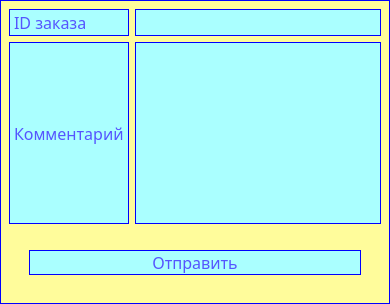
<?xml version="1.0" encoding="UTF-8"?>
<ui version="4.0">
 <class>CommentWindow</class>
 <widget class="QMainWindow" name="CommentWindow">
  <property name="geometry">
   <rect>
    <x>0</x>
    <y>0</y>
    <width>390</width>
    <height>304</height>
   </rect>
  </property>
  <property name="windowTitle">
   <string>Окно комментария</string>
  </property>
  <property name="styleSheet">
   <string notr="true">background-color: rgb(255, 252, 155);
border: 1px solid blue;
font: 63 12pt Lucida Sans;
color: rgb(85, 85, 255);</string>
  </property>
  <widget class="QWidget" name="centralwidget">
   <layout class="QGridLayout" name="gridLayout">
    <item row="1" column="1">
     <widget class="QTextEdit" name="comment">
      <property name="styleSheet">
       <string notr="true">background-color: rgb(170, 255, 255);</string>
      </property>
     </widget>
    </item>
    <item row="0" column="0">
     <widget class="QLabel" name="ID_label">
      <property name="styleSheet">
       <string notr="true">background-color: rgb(170, 255, 255);</string>
      </property>
      <property name="text">
       <string>ID заказа</string>
      </property>
     </widget>
    </item>
    <item row="0" column="1">
     <widget class="QLineEdit" name="id">
      <property name="styleSheet">
       <string notr="true">background-color: rgb(170, 255, 255);</string>
      </property>
     </widget>
    </item>
    <item row="1" column="0">
     <widget class="QLabel" name="comment_label">
      <property name="styleSheet">
       <string notr="true">background-color: rgb(170, 255, 255);</string>
      </property>
      <property name="text">
       <string>Комментарий</string>
      </property>
     </widget>
    </item>
    <item row="2" column="0" colspan="2">
     <widget class="QPushButton" name="send_comment">
      <property name="styleSheet">
       <string notr="true">background-color: rgb(170, 255, 255);
margin: 20px;</string>
      </property>
      <property name="text">
       <string>Отправить</string>
      </property>
     </widget>
    </item>
   </layout>
  </widget>
 </widget>
 <resources/>
 <connections/>
</ui>
